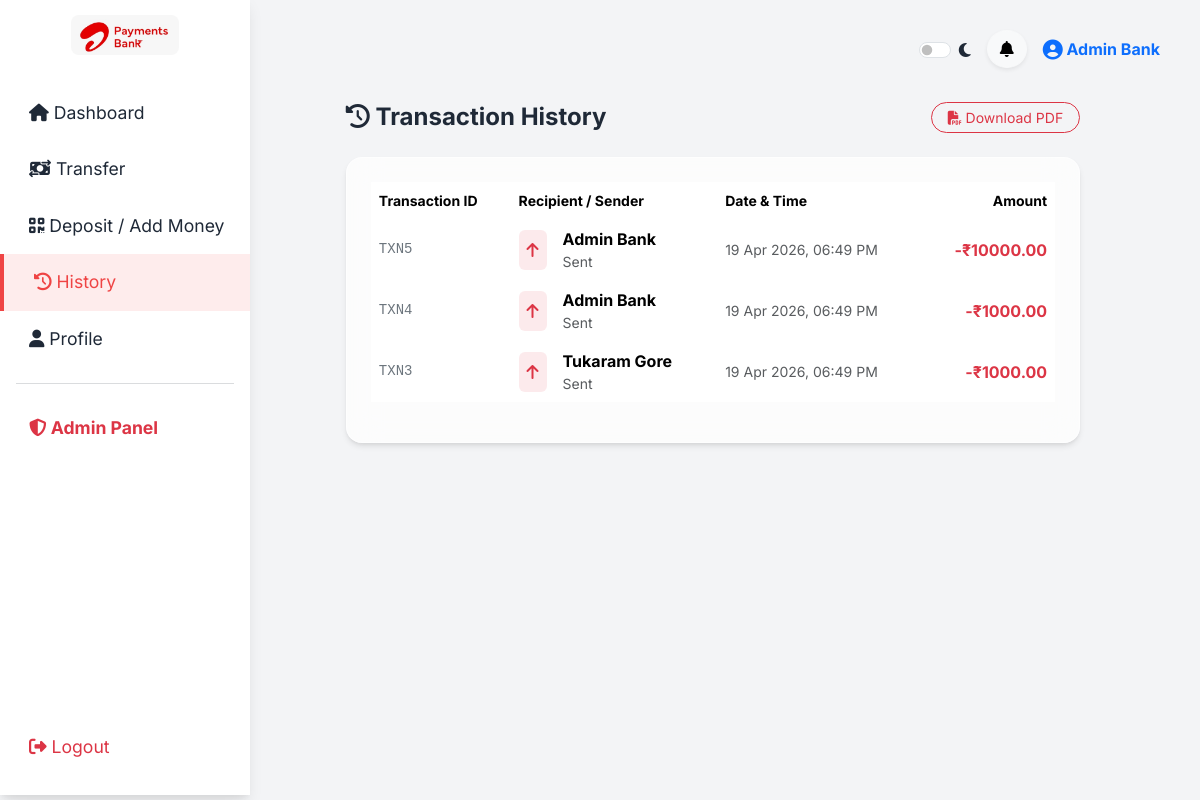
Screenshot of /history (signed in) with the database file from the repository.
### tables this page shows
CREATE TABLE users (
                id INTEGER PRIMARY KEY AUTOINCREMENT,
                full_name VARCHAR(100) NOT NULL,
                mobile VARCHAR(15) NOT NULL UNIQUE,
                password VARCHAR(255) NOT NULL,
                balance DECIMAL(15, 2) DEFAULT 0.00,
                role VARCHAR(10) DEFAULT 'user'
            );

CREATE TABLE transactions (
                id INTEGER PRIMARY KEY AUTOINCREMENT,
                sender_id INT NOT NULL,
                receiver_id INT NOT NULL,
                amount DECIMAL(15, 2) NOT NULL,
                timestamp DATETIME DEFAULT CURRENT_TIMESTAMP,
                FOREIGN KEY (sender_id) REFERENCES users(id) ON DELETE CASCADE,
                FOREIGN KEY (receiver_id) REFERENCES users(id) ON DELETE CASCADE
            );

### routes/user.py (the view)
@user_bp.route("/history")
def history():
    if "user_id" not in session:
        return redirect("/login")
    user_id = session["user_id"]
    transactions = TransactionService.get_user_transactions(user_id)
    return render_template("history.html", transactions=transactions, user_id=user_id)

### models/database.py (called while the page is built)
    def _parse_sqlite_row(self, row):
        if not row:
            return row
        import datetime
        d = dict(row)
        for k, v in d.items():
            if k == 'timestamp' and isinstance(v, str):
                try:
                    d[k] = datetime.datetime.strptime(v, "%Y-%m-%d %H:%M:%S")
                except ValueError:
                    pass
        return d

    def fetchall(self, query, params=None):
        cursor = self._get_cursor()
        try:
            cursor.execute(query, params)
            if self._active_db == 'sqlite':
                return [self._parse_sqlite_row(row) for row in cursor.fetchall()]
            return cursor.fetchall()
        finally:
            cursor.close()

### services/transaction_service.py (called while the page is built)
    @staticmethod
    def get_user_transactions(user_id, limit=None):
        query = """
            SELECT t.id, t.amount, t.timestamp,
                   t.sender_id, t.receiver_id,
                   u1.full_name AS sender_name,
                   u2.full_name AS receiver_name
            FROM transactions t
            JOIN users u1 ON t.sender_id = u1.id
            JOIN users u2 ON t.receiver_id = u2.id
            WHERE t.sender_id=%s OR t.receiver_id=%s
            ORDER BY t.timestamp DESC
        """
        if limit:
            query += f" LIMIT {limit}"
        return db.fetchall(query, (user_id, user_id))

### templates/history.html (shortened to what this page needs)
{% extends "base.html" %}
{% block content %}
<div class="row w-100 justify-content-center mt-2">
    <div class="col-12 col-lg-10">
        <div class="d-flex justify-content-between align-items-center mb-4">
            <h4 class="fw-bold m-0"><i class="fa-solid fa-clock-rotate-left"></i> Transaction History</h4>
            <a href="/download-statement" class="btn btn-outline-danger btn-sm rounded-pill px-3">
                <i class="fa-solid fa-file-pdf"></i> Download PDF
            </a>
        </div>
        <div class="glass-card p-4">
            {% if transactions %}
            <div class="table-responsive">
                <table class="table table-hover table-borderless align-middle" id="live-transactions-table">
                    <thead class="text-muted small">
                        <tr>
                            <th>Transaction ID</th>
                            <th>Recipient / Sender</th>
                            <th>Date & Time</th>
                            <th class="text-end">Amount</th>
                        </tr>
                    </thead>
                    <tbody id="transaction-body">
                        {% for t in transactions %}
                        <tr class="transaction-row">
                            <td class="text-secondary small font-monospace">TXN{{ t.id }}</td>
                            <td>
                                <div class="d-flex align-items-center gap-3">
                                    {% if t.sender_id == session.user_id %}
                                    <div class="bg-danger bg-opacity-10 p-2 rounded text-danger">
                                        <i class="fa-solid fa-arrow-up"></i>
                                    </div>
                                    <div>
                                        <div class="fw-bold">{{ t.receiver_name }}</div>
                                        <div class="small text-muted">Sent</div>
                                    </div>
                                    {% endif %}
                                </div>
                            </td>
                            <td class="text-muted small timestamp-col">{{ t.timestamp.strftime('%d %b %Y, %I:%M %p') }}</td>
                            <td class="text-end fw-bold {% if t.sender_id == session.user_id %}text-danger{% else %}text-success{% endif %}">
                                {% if t.sender_id == session.user_id %}-{% else %}+{% endif %}₹<span class="amt">{{ "%.2f"|format(t.amount) }}</span>
                            </td>
                        </tr>
                        {% endfor %}
                    </tbody>
                </table>
            </div>
            {% else %}
            <div class="text-center py-5 text-muted">
                <i class="fa-solid fa-box-open fa-3x mb-3 text-secondary opacity-50"></i>
                <p>You have no transaction history yet.</p>
            </div>
            {% endif %}
        </div>
    </div>
</div>
{% endblock %}

### templates/base.html (shortened to what this page needs)
<!DOCTYPE html>
<html lang="en">
<head>
    <link href="https://cdn.jsdelivr.net/npm/bootstrap@5.3.2/dist/css/bootstrap.min.css" rel="stylesheet">
    <link rel="stylesheet" href="https://cdnjs.cloudflare.com/ajax/libs/font-awesome/6.4.2/css/all.min.css">
    <link rel="stylesheet" href="{{ url_for('static', filename='css/style.css') }}">
</head>
<body>
    {% if session.get('user_id') %}
    <div class="sidebar glass-card border-0 rounded-0">
        <div class="brand-logo d-flex align-items-center justify-content-center gap-2">
            <img src="{{ url_for('static', filename='images/tr_logo.png') }}" alt="TR Logo"
                style="height: 40px; border-radius: 8px;">
        </div>
        <a href="/dashboard" class="{% if request.path == '/dashboard' %}active{% endif %}">
            <i class="fa-solid fa-house mb-1"></i> Dashboard
        </a>
        <a href="/transfer-page" class="{% if request.path == '/transfer-page' %}active{% endif %}">
            <i class="fa-solid fa-money-bill-transfer"></i> Transfer
        </a>
        <a href="/deposit-page" class="{% if request.path == '/deposit-page' %}active{% endif %}">
            <i class="fa-solid fa-qrcode"></i> Deposit / Add Money
        </a>
        <a href="/history" class="{% if request.path == '/history' %}active{% endif %}">
            <i class="fa-solid fa-clock-rotate-left"></i> History
        </a>
        <a href="/profile" class="{% if request.path == '/profile' %}active{% endif %}">
            <i class="fa-solid fa-user"></i> Profile
        </a>
        {% if session.get('role') == 'admin' %}
        <hr class="mx-3 text-secondary">
        <a href="/admin" class="text-danger fw-bold {% if request.path == '/admin' %}active{% endif %}">
            <i class="fa-solid fa-shield-halved"></i> Admin Panel
        </a>
        {% endif %}
        <div style="position: absolute; bottom: 20px; width: 100%;">
            <a href="/logout" class="text-danger">
                <i class="fa-solid fa-right-from-bracket"></i> Logout
            </a>
        </div>
    </div>
    {% endif %}
    <div class="{% if session.get('user_id') %}main-content{% else %}container{% endif %}">
        {% if session.get('user_id') %}
        <div class="topbar w-100 mb-4 d-flex justify-content-between align-items-center">
            <div class="ms-auto d-flex align-items-center gap-3">
                <div class="form-check form-switch mt-1">
                    <input class="form-check-input" type="checkbox" id="theme-toggle">
                    <label class="form-check-label" for="theme-toggle"><i class="fa-solid fa-moon"></i></label>
                </div>
                <div class="dropdown">
                    <button class="btn btn-light rounded-circle shadow-sm" type="button" data-bs-toggle="dropdown">
                        <i class="fa-solid fa-bell"></i>
                    </button>
                </div>
                <div class="fw-bold text-primary">
                    <i class="fa-solid fa-circle-user fa-lg"></i> {{ session.get('user_name') }}
                </div>
            </div>
        </div>
        {% endif %}
        {% block content %}{% endblock %}
    </div>
</body>
</html>

### static/css/style.css (style rules this page uses)
:root { --primary-color: #ef4444; --primary-dark: #dc2626; --bg-color: #f3f4f6; --card-bg: rgba(255, 255, 255, 0.7); --text-main: #1f2937; --text-muted: #6b7280; --sidebar-bg: #ffffff; --glass-border: rgba(255, 255, 255, 0.5); --success-color: #10b981; --font-family: 'Inter', sans-serif; --transition-speed: 0.3s; }
body { font-family: var(--font-family); background-color: var(--bg-color); color: var(--text-main); transition: background-color var(--transition-speed), color var(--transition-speed); overflow-x: hidden; }
.glass-card { background: var(--card-bg); backdrop-filter: blur(16px); -webkit-backdrop-filter: blur(16px); border: 1px solid var(--glass-border); border-radius: 1rem; box-shadow: 0 4px 6px -1px rgba(0, 0, 0, 0.1), 0 2px 4px -1px rgba(0, 0, 0, 0.06); transition: transform var(--transition-speed), box-shadow var(--transition-speed); }
.sidebar { height: 100vh; width: 250px; position: fixed; top: 0; left: 0; background-color: var(--sidebar-bg); padding-top: 20px; border-right: 1px solid var(--glass-border); z-index: 1000; transition: left var(--transition-speed); }
.main-content { margin-left: 250px; padding: 20px; transition: margin-left var(--transition-speed); }
.sidebar a { padding: 15px 25px; text-decoration: none; font-size: 1.1rem; color: var(--text-main); display: block; transition: background var(--transition-speed), padding-left var(--transition-speed); border-left: 4px solid transparent; }
.sidebar a:hover, .sidebar a.active { background-color: rgba(239, 68, 68, 0.1); color: var(--primary-color); border-left: 4px solid var(--primary-color); padding-left: 30px; }
.brand-logo { text-align: center; font-size: 1.5rem; font-weight: 800; color: var(--primary-color); margin-bottom: 30px; }
.topbar { display: flex; justify-content: flex-end; align-items: center; padding: 10px 20px; background: transparent; }

### rows the page displays
users: get "Admin Bank"
transactions: id "5", receiver_name "Admin Bank", timestamp "19 Apr 2026, 06:49 PM", amount "10000.00"
transactions: id "4", receiver_name "Admin Bank", timestamp "19 Apr 2026, 06:49 PM", amount "1000.00"
transactions: id "3", receiver_name "Tukaram Gore", timestamp "19 Apr 2026, 06:49 PM", amount "1000.00"
